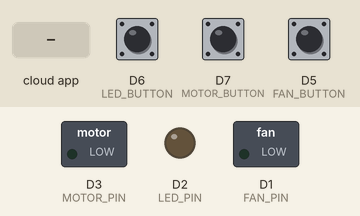
A sketch run on a simulated ESP8266 (NodeMCU). Parts: switched loads named in the sketch (green lamp = pin HIGH), output pins drawn as LEDs (lit = HIGH). Dashed ring = blinking. The test bench sets the inputs (shaded band); at power-on: D6 (LED_BUTTON) HIGH, D7 (MOTOR_BUTTON) HIGH, D5 (FAN_BUTTON) HIGH. WiFi joins after 1.5 s; servers stay silent unless stated; what the sketch prints to the serial monitor is not drawn.

Above: at 2.7 s.
2.8 s: D6 (LED_BUTTON) pulled LOW for 1 s
At 4.5 s:
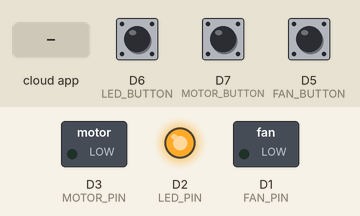
5.3 s: D7 (MOTOR_BUTTON) pulled LOW for 3.2 s
At 5.6 s:
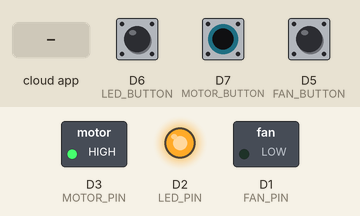
10.0 s: D5 (FAN_BUTTON) pulled LOW for 0.15 s
At 11.4 s:
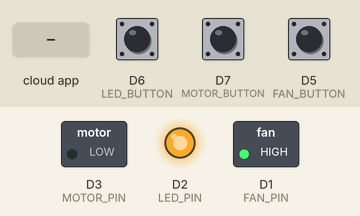
11.7 s: the phone or cloud app sets YOUR_LED_DEVICE_ID to 0
At 12.8 s:
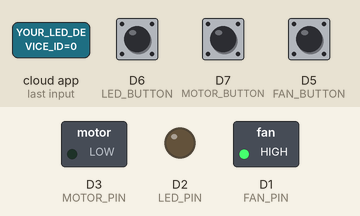
13.2 s: the phone or cloud app sets YOUR_MOTOR_DEVICE_ID to 1
At 13.9 s:
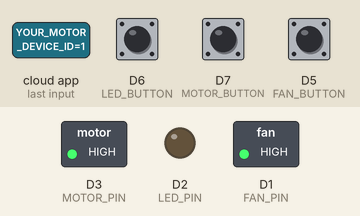
14.7 s: the phone or cloud app sets YOUR_FAN_DEVICE_ID to 0
At 15.1 s:
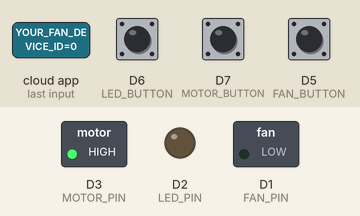
Timing chart, 0 to 17.2 s (numbered marks = the images above; inputs shaded):
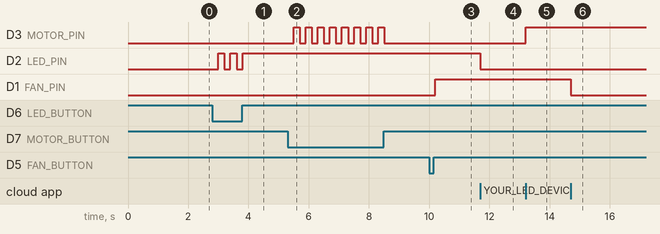

Measured:
- after the input at 2.8 s, D2 (LED_PIN): alternates HIGH for 0.20 s and LOW for 0.20 s, 5 changes in all, then stays HIGH, starting after 0.20 s
- after the input at 5.3 s, D3 (MOTOR_PIN): alternates HIGH for 0.20 s and LOW for 0.20 s, 16 changes in all, then stays LOW, starting after 0.20 s
- after the input at 10.0 s, D1 (FAN_PIN): LOW → HIGH after 0.20 s
- after the input at 11.7 s, D2 (LED_PIN): HIGH → LOW at once
- after the input at 13.2 s, D3 (MOTOR_PIN): LOW → HIGH at once
- after the input at 14.7 s, D1 (FAN_PIN): HIGH → LOW at once

The sketch:

Home_Automation_ESP8266_SinricPro_v3.5_FIXED.ino
```cpp
#include <Arduino.h>
#include <ESP8266WiFi.h>
#include <SinricPro.h>
#include <SinricProSwitch.h>

#define WIFI_SSID         "YOUR_WIFI_SSID"
#define WIFI_PASS         "YOUR_WIFI_PASSWORD"
#define APP_KEY           "YOUR_APP_KEY"
#define APP_SECRET        "YOUR_APP_SECRET"

#define FAN_ID            "YOUR_FAN_DEVICE_ID"
#define LED_ID            "YOUR_LED_DEVICE_ID"
#define MOTOR_ID          "YOUR_MOTOR_DEVICE_ID"

#define FAN_PIN           D1
#define LED_PIN           D2
#define MOTOR_PIN         D3

#define FAN_BUTTON        D5
#define LED_BUTTON        D6
#define MOTOR_BUTTON      D7

bool fanState = false;
bool ledState = false;
bool motorState = false;

// Create device references
SinricProSwitch& myFan   = SinricPro[FAN_ID];
SinricProSwitch& myLed   = SinricPro[LED_ID];
SinricProSwitch& myMotor = SinricPro[MOTOR_ID];

// Function to set GPIO state
void setDeviceState(int pin, bool state) {
  digitalWrite(pin, state ? HIGH : LOW);
}

// Fan callback
bool onFanPowerState(const String &deviceId, bool &state) {
  Serial.printf("Fan turned %s via SinricPro\n", state ? "ON" : "OFF");
  fanState = state;
  setDeviceState(FAN_PIN, fanState);
  return true;
}

// LED callback
bool onLedPowerState(const String &deviceId, bool &state) {
  Serial.printf("LED turned %s via SinricPro\n", state ? "ON" : "OFF");
  ledState = state;
  setDeviceState(LED_PIN, ledState);
  return true;
}

// Motor callback
bool onMotorPowerState(const String &deviceId, bool &state) {
  Serial.printf("Motor turned %s via SinricPro\n", state ? "ON" : "OFF");
  motorState = state;
  setDeviceState(MOTOR_PIN, motorState);
  return true;
}

void setup() {
  Serial.begin(115200);

  pinMode(FAN_PIN, OUTPUT);
  pinMode(LED_PIN, OUTPUT);
  pinMode(MOTOR_PIN, OUTPUT);

  pinMode(FAN_BUTTON, INPUT_PULLUP);
  pinMode(LED_BUTTON, INPUT_PULLUP);
  pinMode(MOTOR_BUTTON, INPUT_PULLUP);

  // WiFi connection
  WiFi.begin(WIFI_SSID, WIFI_PASS);
  Serial.printf("Connecting to %s", WIFI_SSID);
  while (WiFi.status() != WL_CONNECTED) {
    delay(500);
    Serial.print(".");
  }
  Serial.println(" connected!");

  // Setup SinricPro devices
  myFan.onPowerState(onFanPowerState);
  myLed.onPowerState(onLedPowerState);
  myMotor.onPowerState(onMotorPowerState);

  SinricPro.begin(APP_KEY, APP_SECRET);
}

void loop() {
  SinricPro.handle();

  // Manual Fan Button
  if (digitalRead(FAN_BUTTON) == LOW) {
    delay(200);
    fanState = !fanState;
    setDeviceState(FAN_PIN, fanState);
    myFan.sendPowerStateEvent(fanState);
    Serial.printf("Fan manually %s\n", fanState ? "ON" : "OFF");
  }

  // Manual LED Button
  if (digitalRead(LED_BUTTON) == LOW) {
    delay(200);
    ledState = !ledState;
    setDeviceState(LED_PIN, ledState);
    myLed.sendPowerStateEvent(ledState);
    Serial.printf("LED manually %s\n", ledState ? "ON" : "OFF");
  }

  // Manual Motor Button
  if (digitalRead(MOTOR_BUTTON) == LOW) {
    delay(200);
    motorState = !motorState;
    setDeviceState(MOTOR_PIN, motorState);
    myMotor.sendPowerStateEvent(motorState);
    Serial.printf("Motor manually %s\n", motorState ? "ON" : "OFF");
  }
}
```
